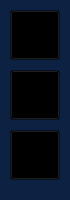
<?xml version="1.0" encoding="UTF-8"?>
<ui version="4.0">
 <class>hp_dialog_picmode_menu</class>
 <widget class="QWidget" name="hp_dialog_picmode_menu">
  <property name="geometry">
   <rect>
    <x>0</x>
    <y>0</y>
    <width>70</width>
    <height>200</height>
   </rect>
  </property>
  <property name="windowTitle">
   <string>Form</string>
  </property>
  <widget class="QFrame" name="verticalFrame_PicMode">
   <property name="geometry">
    <rect>
     <x>0</x>
     <y>0</y>
     <width>70</width>
     <height>200</height>
    </rect>
   </property>
   <property name="layoutDirection">
    <enum>Qt::LeftToRight</enum>
   </property>
   <property name="autoFillBackground">
    <bool>false</bool>
   </property>
   <property name="styleSheet">
    <string notr="true">QFrame{
background-color:rgb(13, 34, 67);
border :none;
}</string>
   </property>
   <property name="lineWidth">
    <number>1</number>
   </property>
   <layout class="QVBoxLayout" name="verticalLayout_4">
    <property name="spacing">
     <number>10</number>
    </property>
    <property name="leftMargin">
     <number>0</number>
    </property>
    <property name="topMargin">
     <number>10</number>
    </property>
    <property name="rightMargin">
     <number>0</number>
    </property>
    <property name="bottomMargin">
     <number>10</number>
    </property>
    <item>
     <widget class="QFrame" name="frame_PicMode_CCD">
      <property name="minimumSize">
       <size>
        <width>65</width>
        <height>50</height>
       </size>
      </property>
      <property name="maximumSize">
       <size>
        <width>65</width>
        <height>50</height>
       </size>
      </property>
      <property name="styleSheet">
       <string notr="true">QFrame{background:transparent;border:none;}</string>
      </property>
      <property name="frameShape">
       <enum>QFrame::NoFrame</enum>
      </property>
      <property name="frameShadow">
       <enum>QFrame::Plain</enum>
      </property>
      <widget class="hp_main_button" name="PicMode_CCD">
       <property name="geometry">
        <rect>
         <x>10</x>
         <y>0</y>
         <width>50</width>
         <height>50</height>
        </rect>
       </property>
       <property name="styleSheet">
        <string notr="true">QToolButton{
background:transparent;
	border-image: url(:/res_mainmenu/toolButton_picMode_ccd_n.png);
}
QToolButton::checked{
border-image: url(:/res_mainmenu/toolButton_picMode_ccd_s.png);
background:transparent;
}

QToolButton::disabled{
border-image: url(:/res_mainmenu/toolButton_picMode_ccd_d.png);
background:transparent;
}

</string>
       </property>
       <property name="text">
        <string/>
       </property>
       <property name="checkable">
        <bool>true</bool>
       </property>
       <attribute name="buttonGroup">
        <string notr="true">buttonGroup_picMode</string>
       </attribute>
      </widget>
     </widget>
    </item>
    <item>
     <widget class="QFrame" name="frame_PicMode_IR">
      <property name="minimumSize">
       <size>
        <width>65</width>
        <height>50</height>
       </size>
      </property>
      <property name="maximumSize">
       <size>
        <width>65</width>
        <height>50</height>
       </size>
      </property>
      <property name="styleSheet">
       <string notr="true">QFrame{background:transparent;border:none;}</string>
      </property>
      <property name="frameShape">
       <enum>QFrame::NoFrame</enum>
      </property>
      <property name="frameShadow">
       <enum>QFrame::Plain</enum>
      </property>
      <widget class="hp_main_button" name="PicMode_IR">
       <property name="geometry">
        <rect>
         <x>10</x>
         <y>0</y>
         <width>50</width>
         <height>50</height>
        </rect>
       </property>
       <property name="styleSheet">
        <string notr="true">QToolButton{
background:transparent;
	border-image: url(:/res_mainmenu/toolButton_picMode_ir_n.png);
}
QToolButton::checked{
border-image: url(:/res_mainmenu/toolButton_picMode_ir_s.png);
background:transparent;
}

QToolButton::disabled{
border-image: url(:/res_mainmenu/toolButton_picMode_ir_d.png);
background:transparent;
}

</string>
       </property>
       <property name="text">
        <string/>
       </property>
       <property name="checkable">
        <bool>true</bool>
       </property>
       <attribute name="buttonGroup">
        <string notr="true">buttonGroup_picMode</string>
       </attribute>
      </widget>
     </widget>
    </item>
    <item>
     <widget class="QFrame" name="frame_PicMode_PIP">
      <property name="minimumSize">
       <size>
        <width>65</width>
        <height>50</height>
       </size>
      </property>
      <property name="maximumSize">
       <size>
        <width>65</width>
        <height>50</height>
       </size>
      </property>
      <property name="styleSheet">
       <string notr="true">QFrame{background:transparent;border:none;}</string>
      </property>
      <property name="frameShape">
       <enum>QFrame::NoFrame</enum>
      </property>
      <property name="frameShadow">
       <enum>QFrame::Plain</enum>
      </property>
      <widget class="hp_main_button" name="PicMode_PIP">
       <property name="geometry">
        <rect>
         <x>10</x>
         <y>0</y>
         <width>50</width>
         <height>50</height>
        </rect>
       </property>
       <property name="styleSheet">
        <string notr="true">QToolButton{
background:transparent;
	border-image: url(:/res_mainmenu/toolButton_picMode_pip_n.png);
}
QToolButton::checked{
border-image: url(:/res_mainmenu/toolButton_picMode_pip_s.png);
background:transparent;
}

QToolButton::disabled{
border-image: url(:/res_mainmenu/toolButton_picMode_pip_d.png);
background:transparent;
}

</string>
       </property>
       <property name="text">
        <string/>
       </property>
       <property name="checkable">
        <bool>true</bool>
       </property>
       <attribute name="buttonGroup">
        <string notr="true">buttonGroup_picMode</string>
       </attribute>
      </widget>
     </widget>
    </item>
    <item>
     <spacer name="verticalSpacer_4">
      <property name="orientation">
       <enum>Qt::Vertical</enum>
      </property>
      <property name="sizeHint" stdset="0">
       <size>
        <width>20</width>
        <height>0</height>
       </size>
      </property>
     </spacer>
    </item>
   </layout>
  </widget>
 </widget>
 <customwidgets>
  <customwidget>
   <class>hp_main_button</class>
   <extends>QToolButton</extends>
   <header location="global">hp_main_button.h</header>
   <container>1</container>
  </customwidget>
 </customwidgets>
 <resources/>
 <connections/>
 <buttongroups>
  <buttongroup name="buttonGroup_picMode"/>
 </buttongroups>
</ui>
